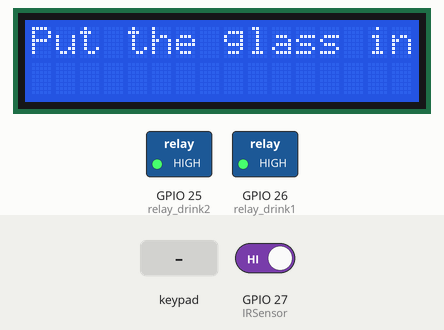
Recording of a sketch running on a simulated ESP32. Parts: 16×2 character LCD, switched loads named in the sketch (green lamp = pin HIGH). The inputs (shaded band) are chosen by the test bench; at power-on: GPIO 27 (IRSensor) HIGH. WiFi joins after 1.5 s; servers stay silent unless stated.

Above: at 4.0 s.
4.1 s: GPIO 27 (IRSensor) driven LOW
At 5.3 s:
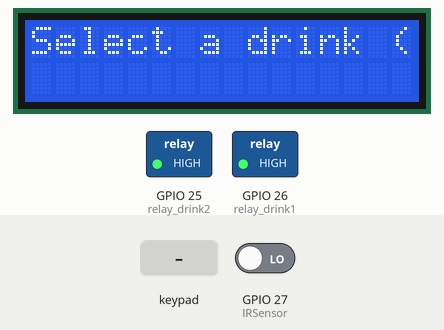
5.6 s: keypad keys 1 7 1 6 4 1 5 pressed 0.4 s apart
At 6.9 s:
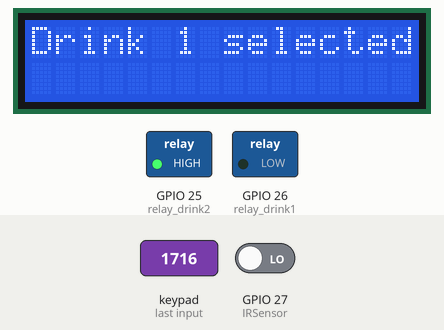
11.4 s: key '2' pressed
At 13.3 s:
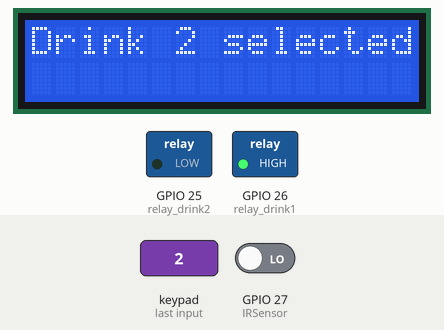
14.4 s: key '1' pressed
At 15.6 s:
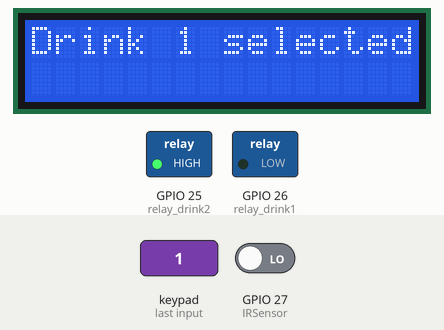
17.4 s: key '3' pressed
At 18.6 s:
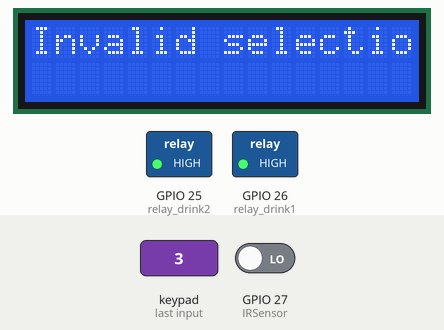
Timing chart, 0 to 19.9 s (numbered marks = the images above; inputs shaded):
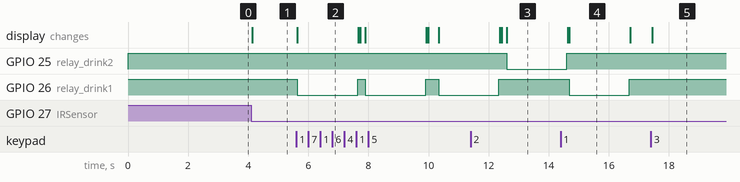

Measured:
- after the input at 4.1 s, the display: changes at once (image 1)
- after the input at 5.6 s, GPIO 26 (relay_drink1): goes LOW 2.0 s, HIGH 0.26 s, LOW 2.0 s, HIGH 0.44 s, then LOW, starting at once; the display: changes at once (image 2)
- after the input at 11.4 s, GPIO 25 (relay_drink2): HIGH → LOW after 1.2 s
- after the input at 14.4 s, GPIO 26 (relay_drink1): HIGH → LOW after 0.29 s, → HIGH 2.0 s later; the display: first differs from a run without the input after 0.29 s (image 4)
- after the input at 17.4 s, the display: changes after 0.05 s (image 5)
- what the display in image 4 shows lasts 2.0 s, from 14.7 s to 16.7 s

The sketch:

sketch.ino
```cpp
#define BLYNK_TEMPLATE_ID ""
#define BLYNK_DEVICE_NAME ""
#define BLYNK_AUTH_TOKEN ""

#define BLYNK_PRINT Serial
#include <WiFi.h>
#include <WiFiClient.h>
#include <BlynkSimpleEsp32.h>
#include <Wire.h>
#include <Keypad.h>
#include <LiquidCrystal_I2C.h>
LiquidCrystal_I2C lcd(0x27, 16, 2);

char auth[] = BLYNK_AUTH_TOKEN;

char ssid[] = "";
char pass[] = "";

#define button1_vpin  V0
#define button2_vpin  V1
int IRSensor = 27;
int glass = 0;
int filling = 0;
int statusSensor;
int relay_drink1 = 26;
int relay_drink2 = 25;

const int ROW_NUM    = 4;
const int COLUMN_NUM = 4;

char keys[ROW_NUM][COLUMN_NUM] = {
  {'1','2','3', 'A'},
  {'4','5','6', 'B'},
  {'7','8','9', 'C'},
  {'*','0','#', 'D'}
};

byte pin_rows[ROW_NUM] = {17, 16, 4, 15};
byte pin_column[COLUMN_NUM] = {14, 12, 13, 5};

Keypad keypad = Keypad(makeKeymap(keys), pin_rows, pin_column, ROW_NUM, COLUMN_NUM );

int cursorColumn = 0;

BLYNK_CONNECTED() {
  Blynk.syncVirtual(button1_vpin);
  Blynk.syncVirtual(button2_vpin);
}

BLYNK_WRITE(button1_vpin) {
    if(statusSensor == 0 && glass == 1 && filling == 0){
      lcd.clear();
      lcd.setCursor(0, 0);
      lcd.print("Drink 1 selected");
      filling = 1;
      digitalWrite(relay_drink1, LOW);
      delay(2000);
      digitalWrite(relay_drink1, HIGH);
      filling = 0;
    }
}

BLYNK_WRITE(button2_vpin) {
    if(statusSensor == 0 && glass == 1 && filling == 0){
      lcd.clear();
      lcd.setCursor(0, 0);
      lcd.print("Drink 2 selected");
      filling = 1;
      digitalWrite(relay_drink2, LOW);
      delay(2000);
      digitalWrite(relay_drink2, HIGH);
      filling = 0;
    }
}

void setup()
{
  pinMode(IRSensor, INPUT); // sensor pin INPUT
  pinMode(relay_drink1, OUTPUT);
  pinMode(relay_drink2, OUTPUT);
  digitalWrite(relay_drink1, HIGH);
  digitalWrite(relay_drink2, HIGH);
  lcd.init();
  lcd.backlight();
  lcd.clear();
  lcd.setCursor(0,0);
  lcd.print("Put the glass in position");
  Serial.begin(115200);
  Blynk.begin(auth, ssid, pass);
  Blynk.virtualWrite(button1_vpin, statusSensor);
  Blynk.virtualWrite(button2_vpin, statusSensor);
  delay(1000);
}

void loop(){
  Blynk.run();
  char key = keypad.getKey();
  statusSensor = digitalRead(IRSensor);

  if (statusSensor == 0 && glass == 0 && filling == 0){
    lcd.clear();
    lcd.setCursor(0,0);
    lcd.print("Select a drink (press 1 or 2)");
    glass = 1;
  }else if(statusSensor == 1 && glass == 1 && filling == 0){
    lcd.clear();
    lcd.setCursor(0,0);
    lcd.print("Put the glass in position");
    glass = 0;
  }

  if (key && statusSensor == 0 && glass == 1 && filling == 0) {
    lcd.clear();
    lcd.setCursor(0, 0);
    lcd.print(key);

    if(key == '1'){
      lcd.clear();
      lcd.setCursor(0, 0);
      lcd.print("Drink 1 selected, please wait...");
      filling = 1;
      digitalWrite(relay_drink1, LOW);
      delay(2000);
      digitalWrite(relay_drink1, HIGH);
      lcd.clear();
      lcd.setCursor(0,0);
      lcd.print("Put the glass in position");
      filling = 0;
    }else if(key == '2'){
      lcd.clear();
      lcd.setCursor(0, 0);
      lcd.print("Drink 2 selected, please wait...");
      filling = 1;
      digitalWrite(relay_drink2, LOW);
      delay(2000);
      digitalWrite(relay_drink2, HIGH);
      lcd.clear();
      lcd.setCursor(0,0);
      lcd.print("Put the glass in position");
      filling = 0;
    }else{
      lcd.clear();
      lcd.setCursor(0, 0);
      lcd.print("Invalid selection! Please select 1 or 2");
    }
  }
}
```
